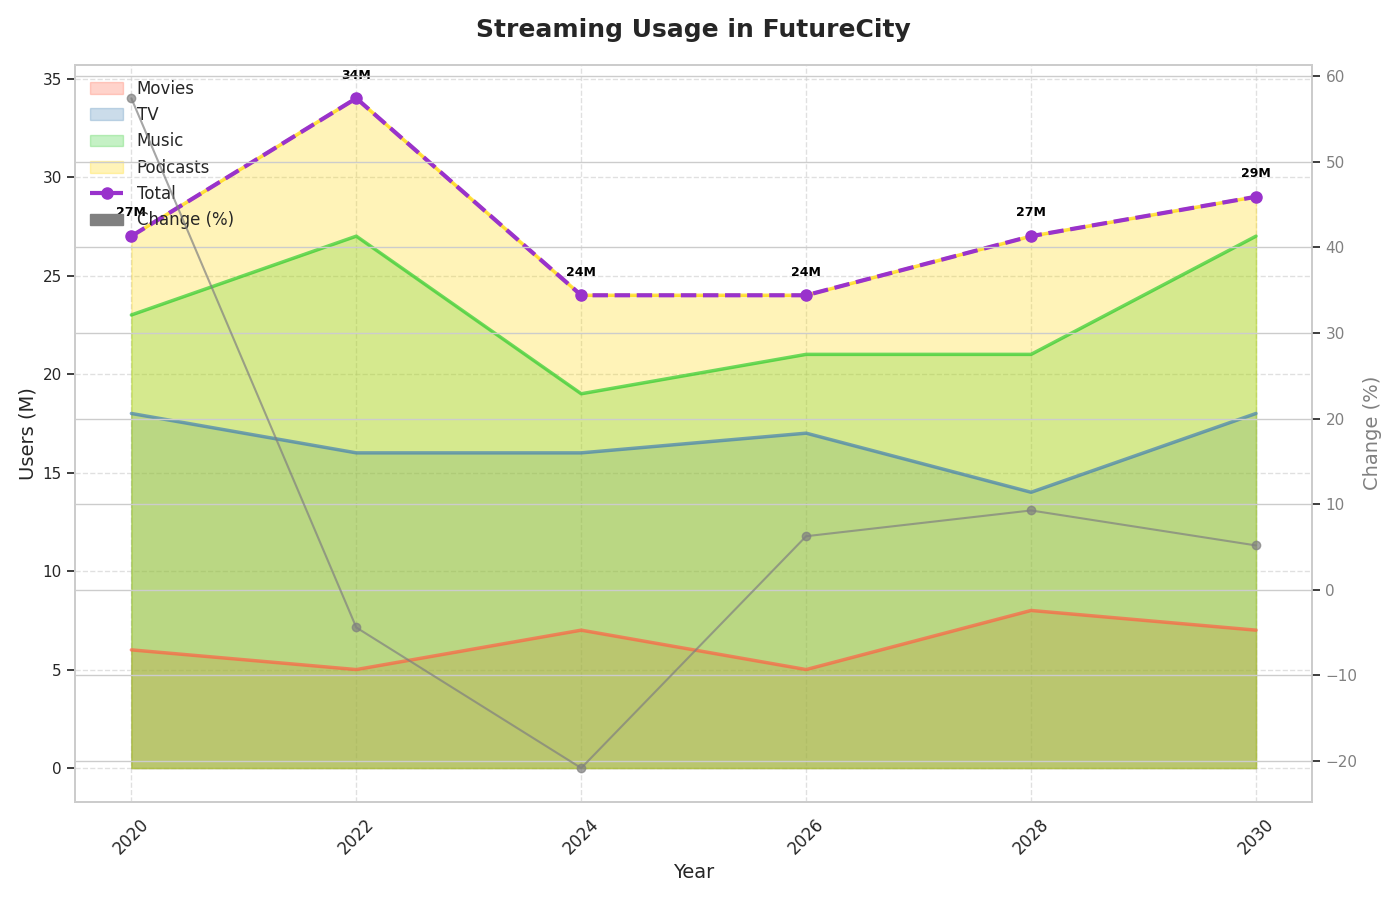

This figure's Python source:
import matplotlib.pyplot as plt
import numpy as np
import matplotlib.patches as mpatches

years = np.array([2020, 2022, 2024, 2026, 2028, 2030])

movies_streaming = np.array([6, 5, 7, 5, 8, 7])
tv_streaming = np.array([12, 11, 9, 12, 6, 11])
music_streaming = np.array([5, 11, 3, 4, 7, 9])
podcast_streaming = np.array([4, 7, 5, 3, 6, 2])

total_streaming = movies_streaming + tv_streaming + music_streaming + podcast_streaming

fig, ax = plt.subplots(figsize=(14, 9))

def gradient_fill(x, y, ax=None, label=None, color='blue', alpha=0.7):
    if ax is None:
        ax = plt.gca()
    line, = ax.plot(x, y, color=color, alpha=alpha, linewidth=2.5)
    ax.fill_between(x, 0, y, color=color, alpha=alpha*0.4, label=label)
    return line

gradient_fill(years, movies_streaming, ax=ax, label='Movies', color='#FF6347')
gradient_fill(years, movies_streaming + tv_streaming, ax=ax, label='TV', color='#4682B4')
gradient_fill(years, movies_streaming + tv_streaming + music_streaming, ax=ax, label='Music', color='#32CD32')
gradient_fill(years, total_streaming, ax=ax, label='Podcasts', color='#FFD700')

ax.plot(years, total_streaming, color='darkorchid', linewidth=3, linestyle='--', marker='o', markersize=8, label='Total')

for i, year in enumerate(years):
    ax.text(year, total_streaming[i] + 1, f'{total_streaming[i]}M', fontsize=9, ha='center', color='black', weight='bold')

ax.set_title('Streaming Usage in FutureCity', fontsize=18, weight='bold', pad=20)
ax.set_xlabel('Year', fontsize=14)
ax.set_ylabel('Users (M)', fontsize=14)

ax.set_xticks(years)
ax.set_xticklabels(years, fontsize=12, rotation=45)
ax.grid(visible=True, linestyle='--', alpha=0.6)

ax2 = ax.twinx()
percentage_change = np.gradient(total_streaming, edge_order=2) / total_streaming * 100
ax2.plot(years, percentage_change, 'o-', color='grey', markersize=6, linestyle='-', label='Change (%)', alpha=0.7)
ax2.set_ylabel('Change (%)', fontsize=14, color='grey')
ax2.tick_params(axis='y', labelcolor='grey')

handles, labels = ax.get_legend_handles_labels()
handles.append(mpatches.Patch(color='grey', label='Change (%)'))
ax.legend(handles=handles, loc='upper left', fontsize=12, frameon=False)

plt.tight_layout()
plt.show()
